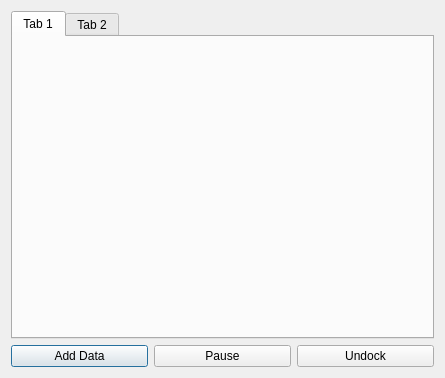
<?xml version="1.0" encoding="UTF-8"?>
<ui version="4.0">
 <class>InstrumentPanel</class>
 <widget class="QDialog" name="InstrumentPanel">
  <property name="geometry">
   <rect>
    <x>0</x>
    <y>0</y>
    <width>445</width>
    <height>378</height>
   </rect>
  </property>
  <property name="windowTitle">
   <string>Dialog</string>
  </property>
  <layout class="QVBoxLayout" name="verticalLayout_3">
   <item>
    <widget class="QTabWidget" name="tabber">
     <property name="currentIndex">
      <number>0</number>
     </property>
     <widget class="QWidget" name="tab_3">
      <attribute name="title">
       <string>Tab 1</string>
      </attribute>
     </widget>
     <widget class="QWidget" name="tab_4">
      <attribute name="title">
       <string>Tab 2</string>
      </attribute>
     </widget>
    </widget>
   </item>
   <item>
    <layout class="QHBoxLayout" name="horizontalLayout_3">
     <item>
      <widget class="QPushButton" name="addData">
       <property name="text">
        <string>Add Data</string>
       </property>
      </widget>
     </item>
     <item>
      <widget class="QPushButton" name="pause">
       <property name="text">
        <string>Pause</string>
       </property>
      </widget>
     </item>
     <item>
      <widget class="QPushButton" name="undock">
       <property name="text">
        <string>Undock</string>
       </property>
      </widget>
     </item>
    </layout>
   </item>
  </layout>
 </widget>
 <resources/>
 <connections/>
</ui>
